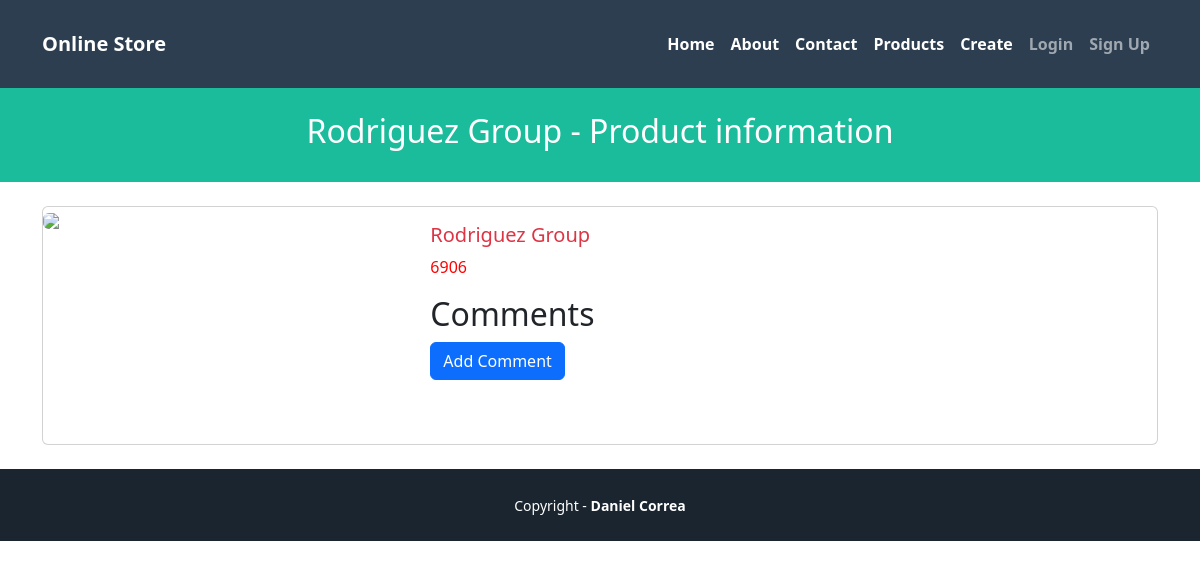
The app's page /products/1, older data.
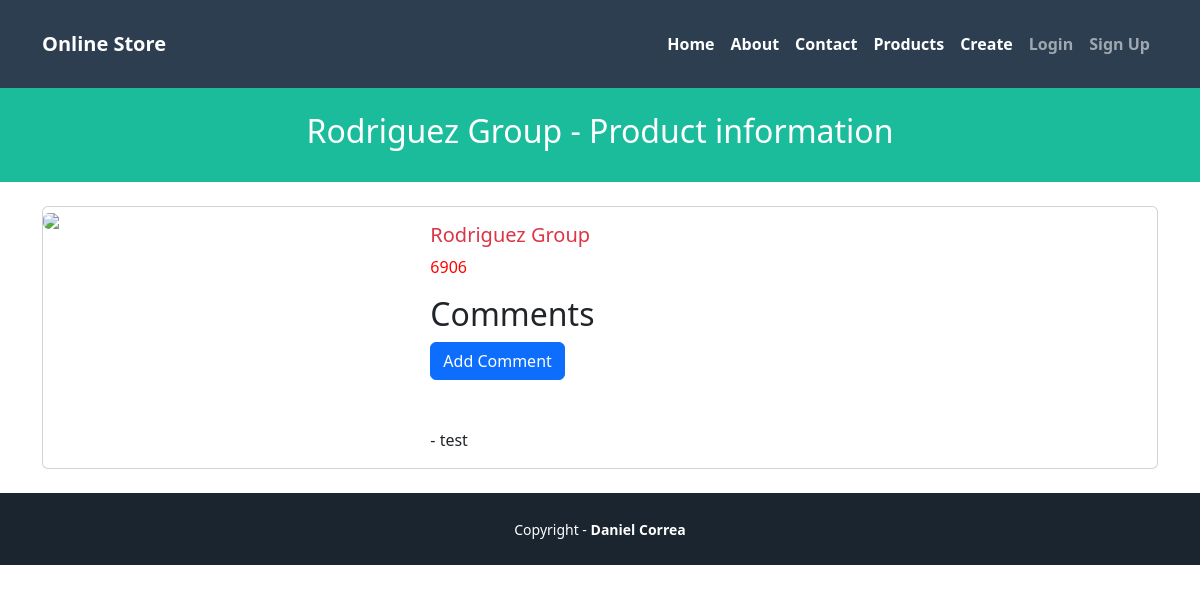
The same page, newer data.
### pages/models.py (models this page shows)
class Comment(models.Model):
  product = models.ForeignKey(Product, on_delete=models.CASCADE)
  description = models.TextField()

### pages/views.py (the view)
# urls.py: path('products/<str:id>', ProductShowView.as_view(), name='show'),
class ProductShowView(View):
  template_name = 'products/show.html'
  def get(self, request, id):
    try:
        product_id = int(id)
        if product_id < 1:
            raise ValueError("Product id must be 1 or greater")
        product = get_object_or_404(Product, pk=product_id)
    except (ValueError, IndexError):
        return HttpResponseRedirect(reverse('home'))
    viewData = {}
    product = get_object_or_404(Product, pk=product_id)
    viewData["title"] = product.name + " - Online Store"
    viewData["subtitle"] =  product.name + " - Product information"
    viewData["product"] = product
    return render(request, self.template_name, viewData)

### pages/templates/products/show.html (shortened to what this page needs)
{% extends 'pages/base.html' %}
{% block header_title %} {{subtitle}} {% endblock %}
{% block content %}
<div class="card mb-3">
  <div class="row g-0">
    <div class="col-md-4">
      <img src="https://static.djangoproject.com/img/logos/django-logo-positive.svg" class="img-fluid rounded-start">
    </div>
    <div class="col-md-8">
      <div class="card-body">
        <h5 class="card-title{% if product.price > 100 %} text-danger{% endif %}">
           {{product.name}}
        </h5>
        {% if product.price > 2000 %}
            <p class="card-text" style="color: red;">{{product.price}}</p>
        {% else %}
            <p class="card-text">{{product.price}}</p>
        {% endif %}
        <h2>Comments</h2>
        <form action="{% url 'add_comment' product.id %}" method="POST">
          <button type="submit" class="btn btn-primary mb-5">Add Comment</button>
        </form>
        {% for comment in product.comment_set.all %}
        - {{ comment.description }}<br />
        {% endfor %}
      </div>
    </div>
  </div>
</div>
{% endblock %}

Row changes from the older to the newer data that the page shows:
added Comment: description "test"
